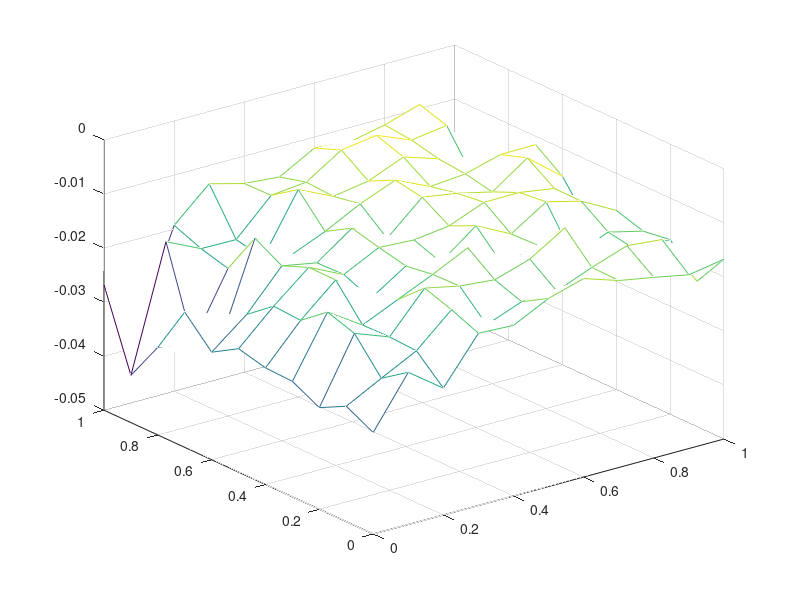

The MATLAB source for this figure:
function parametros_qlearning()
    data = load('parametros_qlearning.csv')

    m = 11;
    n = 11;

    # Evenly spaced axis, hacked to this dataset 
    x = reshape(data(:,1),m,n);
    y = reshape(data(:,2),m,n);    % might be reshape(data(:,2),n,m)
    z = reshape(data(:,4),m,n);
    mesh(x',y',z');
endfunction